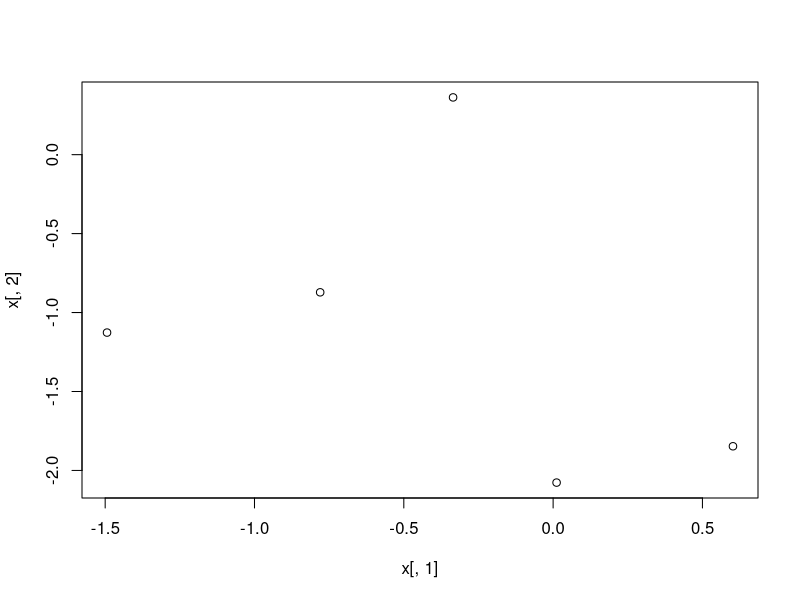
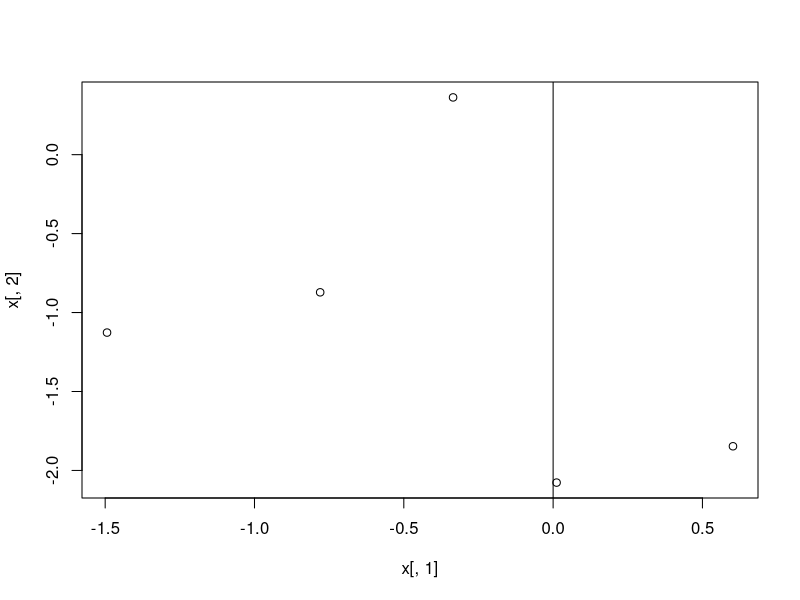
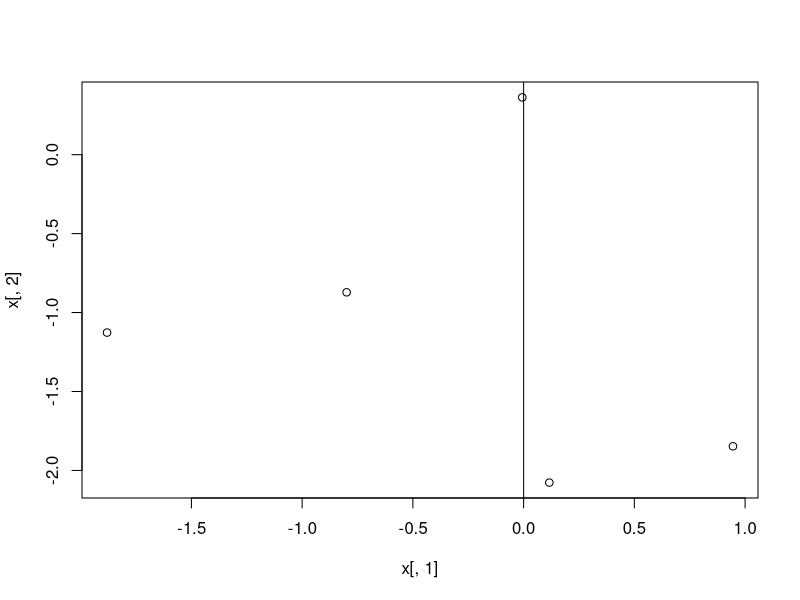
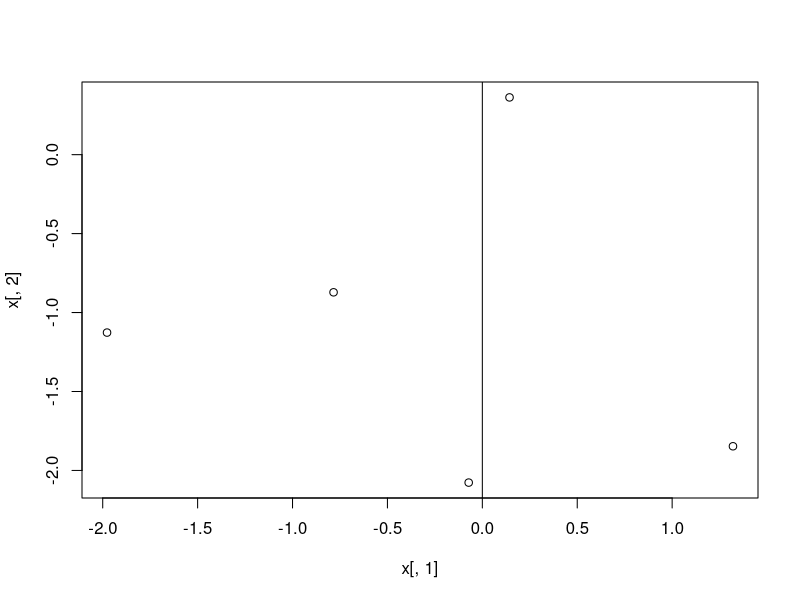
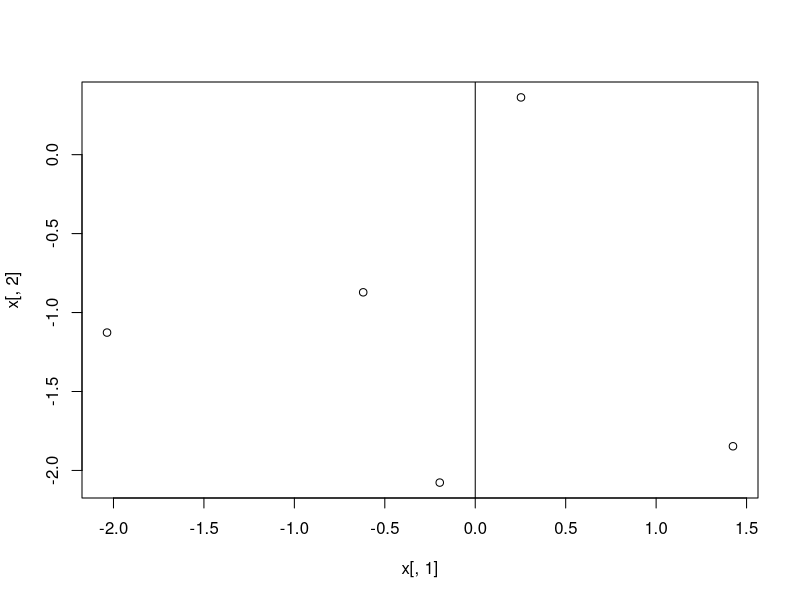
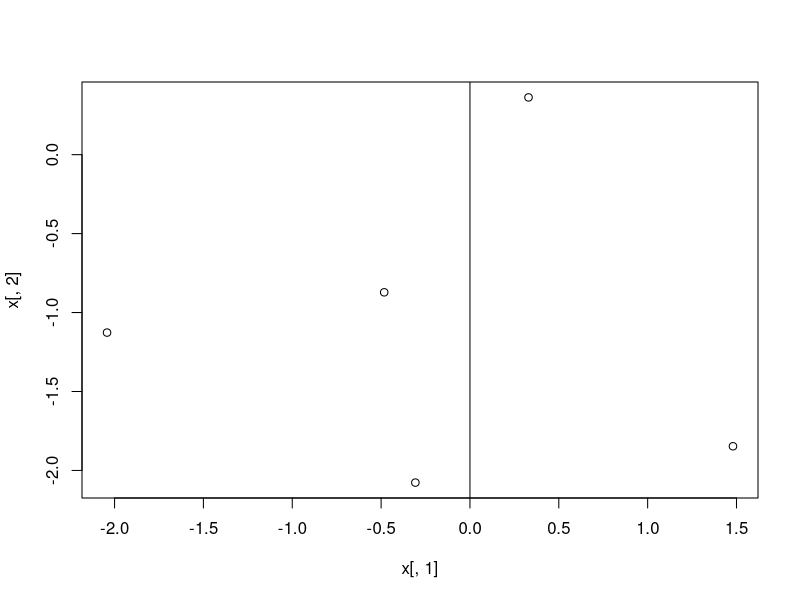
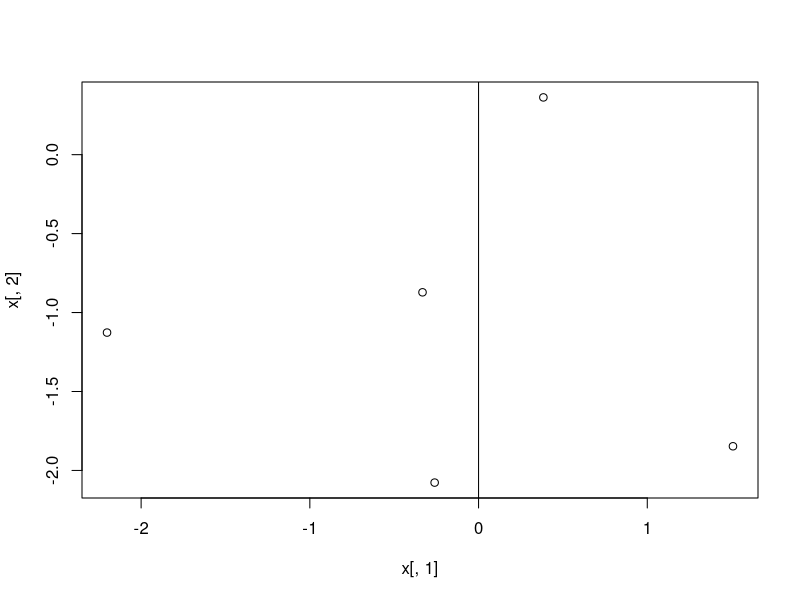
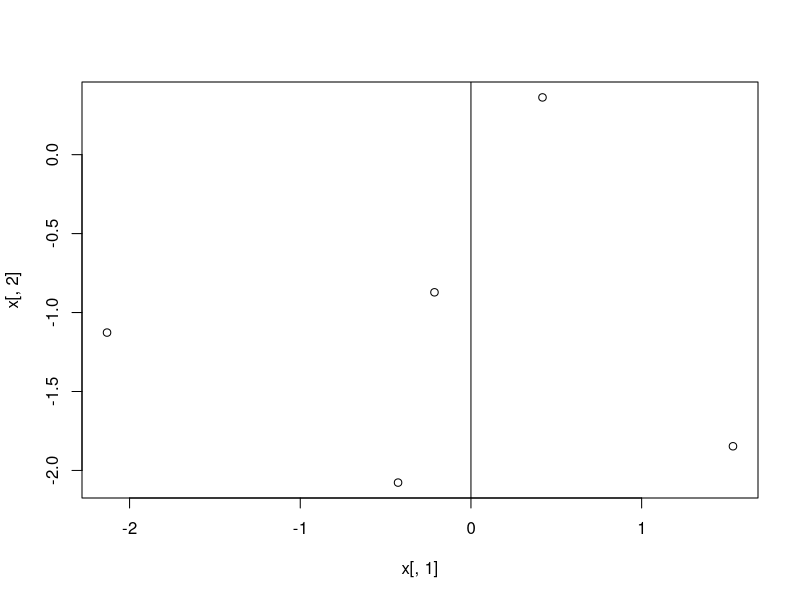

Here is the R script that generated these plots, in order:
cutoff_dist_min_repl <- 1


get_distance <- function(xi, xj, cutoff_dist_min) {
    #cutoff_dist_min <- 0.01
    #cutoff_dist_max <- 1
    
    xd <- xi - xj
    distance <- sqrt(sum(xd*xd))
    if (is.na(cutoff_dist_min) == F) {
      if (distance < cutoff_dist_min) { distance <- cutoff_dist_min}
    }
    #if (distance > cutoff_dist_max) { distance <- cutoff_dist_max}
    
    distance
}


get_energy_attr_pair <- function(xi, xc, alpha) {
  #Attractive energy between two points.
  cutoff_dist_min <- NA
  d <- get_distance(xi,xc, cutoff_dist_min)
  energy <- d^alpha
  energy
}

get_energy_attr <- function(x, xc, alpha) {
  energy <- 0
  for (i in 1:length(x[,1])) {
    xi <- x[i,]
    energy_i <- get_energy_attr_pair(xi, xc, alpha)
    energy <- energy + energy_i
  }
  energy
}

get_d_energy_attr <- function(x,xc,alpha){
  # Return derivatives with erspect to all components of the points. Actually only x for now.
  # dx: [n x p]
    cutoff_dist_min <- NA
    nrow <- length(x[,1])
    ncol <- length(x[1,])
    dx <- matrix(nrow=nrow, ncol=ncol)
    for (i in 1:nrow) {
        xi <- x[i,]
        distance <- get_distance(xi,xc,cutoff_dist_min)
        xk <- alpha*distance^((alpha-2)/2)
        dx[i,] <- xk*(xi-xc)
    }
    dx
}

get_energy_repl_pair <- function(xi, xj, radius, alpha) {
    #wa <- (2*radius)^alpha
    wa <- 2*radius
    distance <- get_distance(xi, xj,    cutoff_dist_min_repl)
    wb <- distance^alpha
    energy <- wa/wb
    energy
}

get_energy_repl <- function(x, radius, alpha) {
    # x = [nxp]; n = number of points; p = dimension of the coordinate.
    energy <- 0
    nrow <- length(x[,1])
    for (i in 1:(nrow-1)) {
        for (j in (i+1):nrow) {
            #print(c(i,j))
            xi <- x[i,]
            xj <- x[j,]
            energy_i <- get_energy_repl_pair(xi,xj,radius,alpha)
            energy <- energy +energy_i
        }
    }
    energy
}

get_d_energy_repl <- function(x, radius, alpha) {
    nrow <- length(x[,1])
    ncol <- length(x[1,])
    dx <- matrix(nrow=nrow,ncol=ncol)
    
    wa <- 2*radius
    for (i in 1:nrow) {
        xi <- x[i,]
        dxi <- rep(0, ncol)
        #Derivative with respect to xi:
        for (j in 1:nrow) {
            xj <- x[j,]
            distance <- get_distance(xi,xj, cutoff_dist_min_repl)
            if (distance < 2.0) {
              xk <- -1*alpha*distance^((-1*alpha-3)/2)
              if (i == j) { xk = 0 }
              dxi <- dxi + wa*xk*(xi - xj)
            }
        }
        dx[i,] <- dxi
    }
    dx
}

get_energy <- function(x, xc, radius, alpha) {
    #x = a matrix of n data points, each with p coordiantes: [nxp]
    #xc = position of the center.

    energy <- 0.0
    en_attr <- get_energy_attr(x, xc, alpha)
    en_repl <- get_energy_repl(x, radius, alpha)
    #print('DEBUG')
    #print(x)
    energy <- en_attr + en_repl
    #energy <- en_repl
    energy
}

get_d_energy <- function(x,xc,radius,alpha) {
    nrow <- length(x[,1])
    ncol <- length(x[1,])
    dx <- matrix(nrow=nrow, ncol=ncol)
    dx_attr <- get_d_energy_attr(x,xc,alpha)
    dx_repl <- get_d_energy_repl(x,radius,alpha)
    dx_attr[,2] <- 0  # set y-axis to zero
    dx_repl[,2] <- 0  # set y-axis to zero
    dx <- dx_attr + dx_repl
    
    print('x')
    print(x)
    print('dx_attr')
    print(dx_attr)
    print('dx_repl')
    print(dx_repl)
    dx
}

get_points_random <- function(n) {
  # Get random data points.
  x <- rnorm(n)
  #x <- c(10, -10) # This is wehre min is located.
  #y <- rep(0,n)
  y <- rnorm(n, mean=0)
  xy <- cbind(x,y)
  xy
}

test_minimization <- function() {

  xc <- c(0.0, 0.0)
  radius <- 1.0
  alpha <- 1.0 # 2.0


  n <- 5 # 5
  k <- 1.0/n  # Scaling factor for the gradients.
  x <- get_points_random(n)
  plot(x[,1],x[,2])


  niter <- 100
  for (i in 1:niter) {
    #plot(x,y)
    plot(x[,1],x[,2],type='n')
    #for (j in 1:length(x[,1])) {
    #    draw.circle(x[j,1], x[j,2], radius)
    #}
    points(x[,1], x[,2])
    abline(v=0)
    
    energy <- get_energy(x,xc,radius,alpha)
    dx <- get_d_energy(x,xc,radius,alpha)
    x <- x - k*dx
    #x <- x +1
    print(c('energy', i,k,energy))
    print('Main x')
    print(x)
    print('Main dx')
    print(dx)
    #readline()
  }
  x
}

library("plotrix")
x <- test_minimization()

